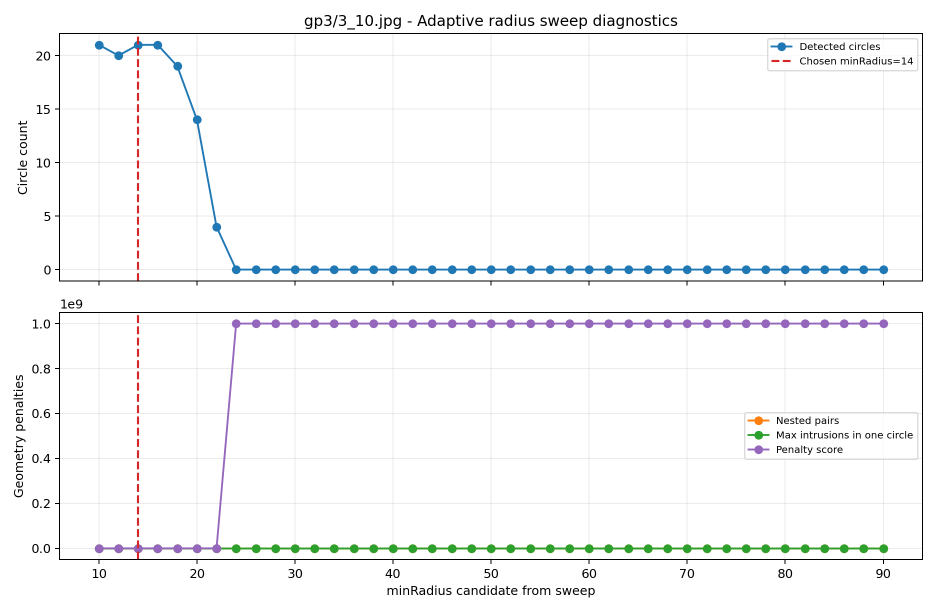
#> input picture presentation/overleaf_upload/assets/generated/case_gp3_3_10_sweep_diagnostics.png, 1872 x 1224 px (shown at 1/2 size); its folder holds only this picture in this run
$ python -i preprocessing.py   (imports and definitions only)
#> lines starting #> are read from the running program, lines starting #| are printed output that depends on the picture
from __future__ import annotations

import cv2
import numpy as np

from .config import ContourSettings


# [26 lines left out: functions resize_if_needed, prepare_gray, not called in this run]


def build_edge_map(gray: np.ndarray, *, threshold1: int = 60, threshold2: int = 150) -> np.ndarray:
    """Canny edges are used for texture/complexity scoring (policy features)."""
    return cv2.Canny(gray, threshold1=int(threshold1), threshold2=int(threshold2))


# [19 lines left out: function build_binary_mask, not called in this run]


def normalize_color_for_classification(
    img_bgr: np.ndarray,
    *,
    grayworld_white_balance: bool = True,
    clahe_clip_limit: float = 2.5,
    clahe_tile_grid: int = 8,
    denoise_kernel_size: int = 5,
) -> np.ndarray:
    """Normalize color dynamic range for more stable material/color inference."""
    if img_bgr is None or img_bgr.size == 0:
        return img_bgr

    out = img_bgr.copy()
    if bool(grayworld_white_balance):
        out = _grayworld_white_balance(out)

    lab = cv2.cvtColor(out, cv2.COLOR_BGR2LAB)
    l, a, b = cv2.split(lab)
    tile = max(2, int(clahe_tile_grid))
    clahe = cv2.createCLAHE(
        clipLimit=float(max(0.5, clahe_clip_limit)),
        tileGridSize=(tile, tile),
    )
    l_eq = clahe.apply(l)
    out = cv2.cvtColor(cv2.merge((l_eq, a, b)), cv2.COLOR_LAB2BGR)

    k = _odd(max(1, int(denoise_kernel_size)))
    out = cv2.medianBlur(out, k)
    return out


# [9 lines left out: function _border_mask, not called in this run]


def _odd(value: int) -> int:
    """OpenCV kernels for blur/morph are expected to be odd-sized."""
    v = int(max(1, value))
    return v if v % 2 == 1 else v + 1


def _grayworld_white_balance(img_bgr: np.ndarray) -> np.ndarray:
    """Simple gray-world white balance to reduce global color cast."""
    img_f = img_bgr.astype(np.float32)
    channel_means = np.mean(img_f.reshape(-1, 3), axis=0)
    gray_mean = float(np.mean(channel_means))
    scales = gray_mean / np.maximum(channel_means, 1e-6)
    balanced = img_f * scales
    return np.clip(balanced, 0, 255).astype(np.uint8)

>>> import cv2
>>> picture = cv2.imread('../presentation/overleaf_upload/assets/generated/case_gp3_3_10_sweep_diagnostics.png')
#> picture is the input picture: shape (1224, 1872, 3); mean B, G, R 248.4, 248.1, 247.5
>>> result = normalize_color_for_classification(picture)
#> in _grayworld_white_balance, `channel_means = np.mean(img_f.reshape(-1, 3), axis=0)`: channel_means = [249.2, 248.8, 248.4]
#> in _grayworld_white_balance, `gray_mean = float(np.mean(channel_means))`: gray_mean = 248.8
#> in _grayworld_white_balance, `scales = gray_mean / np.maximum(channel_means, 1e-6)`: scales = [0.998, 1, 1]
#> in normalize_color_for_classification, `lab = cv2.cvtColor(out, cv2.COLOR_BGR2LAB)`: lab: shape (1224, 1872, 3); mean of channels 0, 1, 2 248.4, 128, 127.8
#> in normalize_color_for_classification, `l, a, b = cv2.split(lab)`:
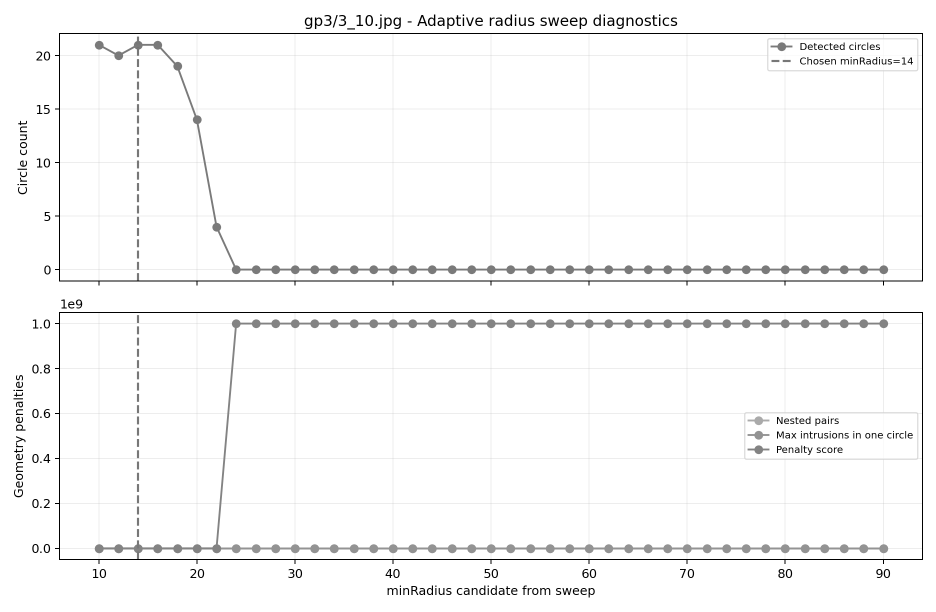
#> l: shape (1224, 1872) (shown at 1/2 size); min 0, max 255, mean 248.4
#> in normalize_color_for_classification, `l, a, b = cv2.split(lab)`:
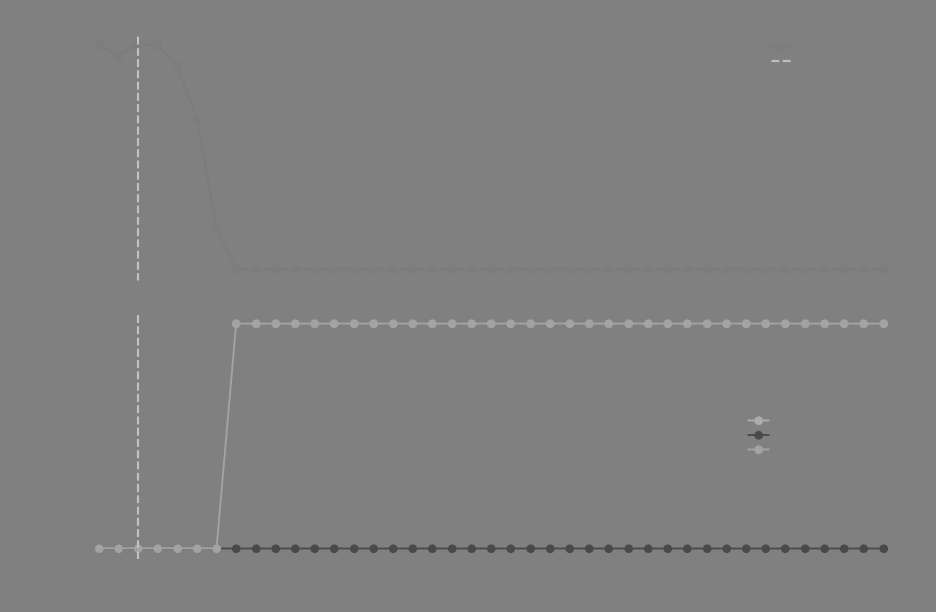
#> a: shape (1224, 1872) (shown at 1/2 size); min 74, max 193, mean 128
#> in normalize_color_for_classification, `out = cv2.medianBlur(out, k)`:
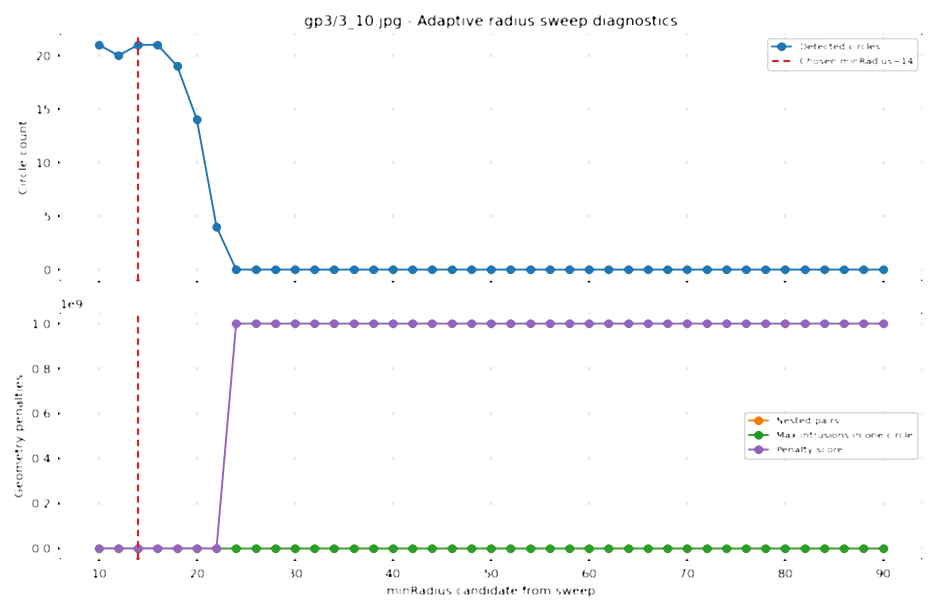
#> out: shape (1224, 1872, 3) (shown at 1/2 size); mean B, G, R 251.5, 251.2, 250.6

$ run again, on presentation/overleaf_upload/assets/generated/case_gp5_10_assumed_item6.png
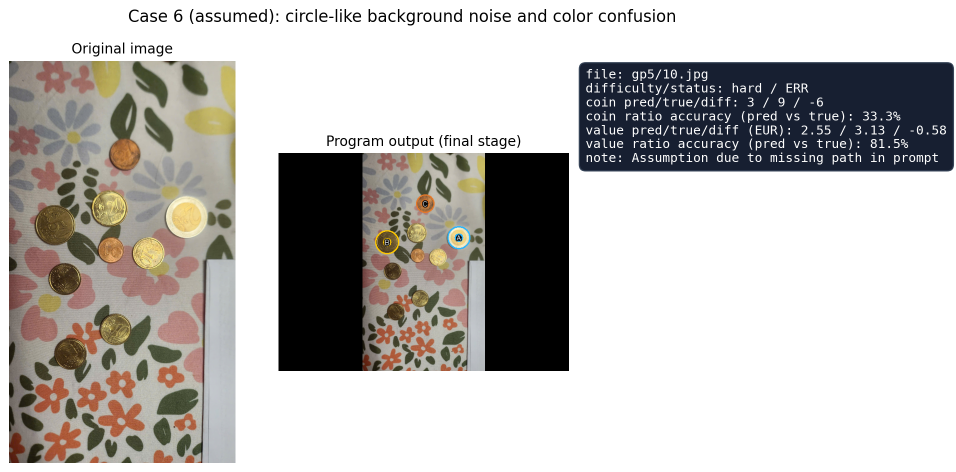
#> input picture presentation/overleaf_upload/assets/generated/case_gp5_10_assumed_item6.png, 1912 x 944 px (shown at 1/2 size)
#> picture is the input picture: shape (944, 1912, 3); mean B, G, R 181.8, 184.5, 187.2
#> channel_means = [182.3, 185.2, 187.9]
#> gray_mean = 185.1
#> scales = [1.02, 1, 0.985]
#> lab: shape (944, 1912, 3); mean of channels 0, 1, 2 186.1, 128.3, 128.7
#> in normalize_color_for_classification, `l, a, b = cv2.split(lab)`:
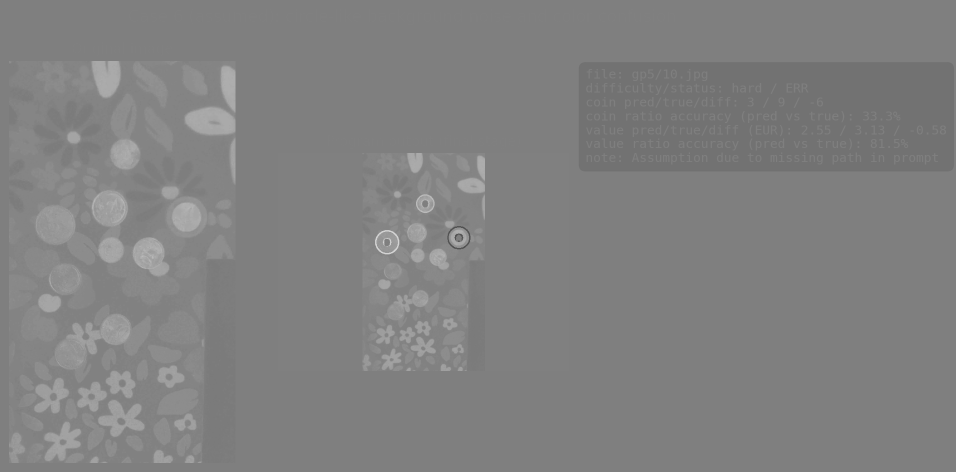
#> b: shape (944, 1912) (shown at 1/2 size); min 80, max 212, mean 128.7
#> in normalize_color_for_classification, `out = cv2.medianBlur(out, k)`:
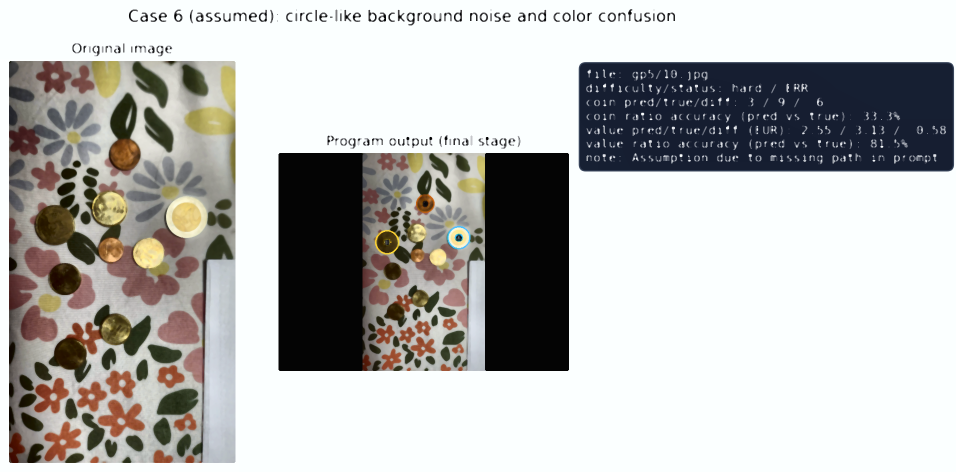
#> out: shape (944, 1912, 3) (shown at 1/2 size); mean B, G, R 181, 182.8, 182.5

$ run again, on presentation/overleaf_upload/assets/generated/error_scatter.png
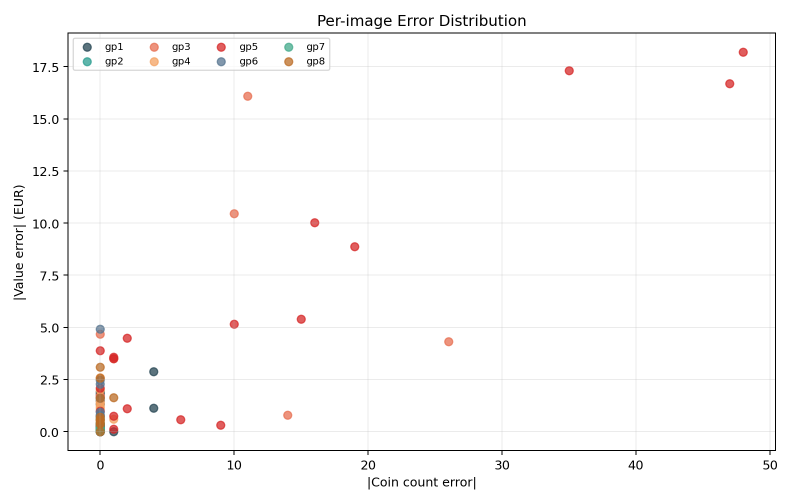
#> input picture presentation/overleaf_upload/assets/generated/error_scatter.png, 1584 x 1007 px (shown at 1/2 size)
#> picture is the input picture: shape (1007, 1584, 3); mean B, G, R 250.6, 250.7, 251.2
#> channel_means = [251.5, 251.6, 252.1]
#> gray_mean = 251.7
#> scales = [1, 1, 0.998]
#> lab: shape (1007, 1584, 3); mean of channels 0, 1, 2 251, 128.2, 128.2
#> in normalize_color_for_classification, `l, a, b = cv2.split(lab)`:
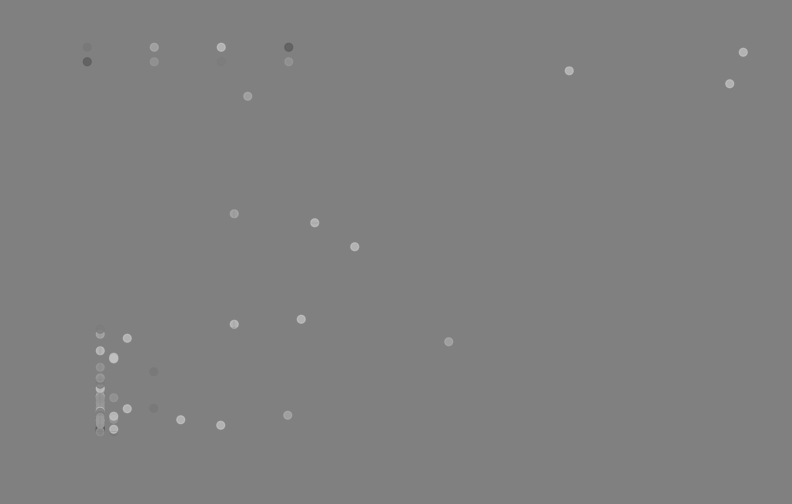
#> a: shape (1007, 1584) (shown at 1/2 size); min 91, max 193, mean 128.2
#> in normalize_color_for_classification, `out = cv2.medianBlur(out, k)`:
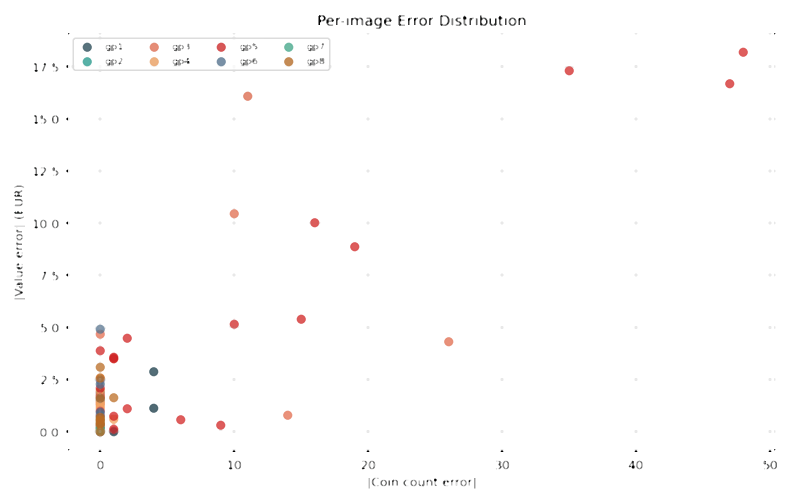
#> out: shape (1007, 1584, 3) (shown at 1/2 size); mean B, G, R 253, 253.1, 253.6

$ run again, on presentation/overleaf_upload/assets/generated/group_hard_share.png
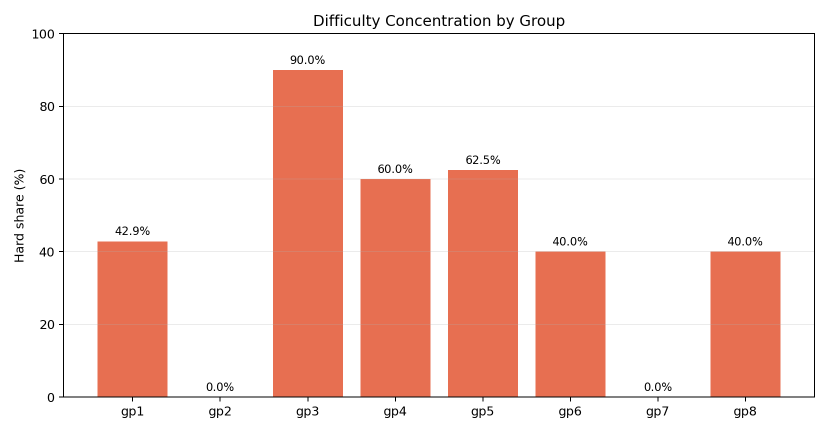
#> input picture presentation/overleaf_upload/assets/generated/group_hard_share.png, 1655 x 864 px (shown at 1/2 size)
#> picture is the input picture: shape (864, 1655, 3); mean B, G, R 210.1, 217.2, 245.7
#> channel_means = [210.7, 217.7, 244.9]
#> gray_mean = 224.4
#> scales = [1.07, 1.03, 0.916]
#> lab: shape (864, 1655, 3); mean of channels 0, 1, 2 223.3, 131.1, 134
#> in normalize_color_for_classification, `l, a, b = cv2.split(lab)`:
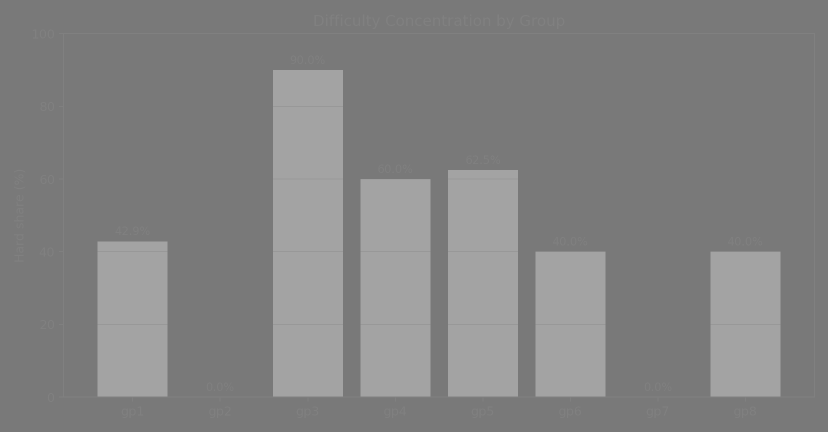
#> a: shape (864, 1655) (shown at 1/2 size); min 119, max 163, mean 131.1
#> in normalize_color_for_classification, `out = cv2.medianBlur(out, k)`:
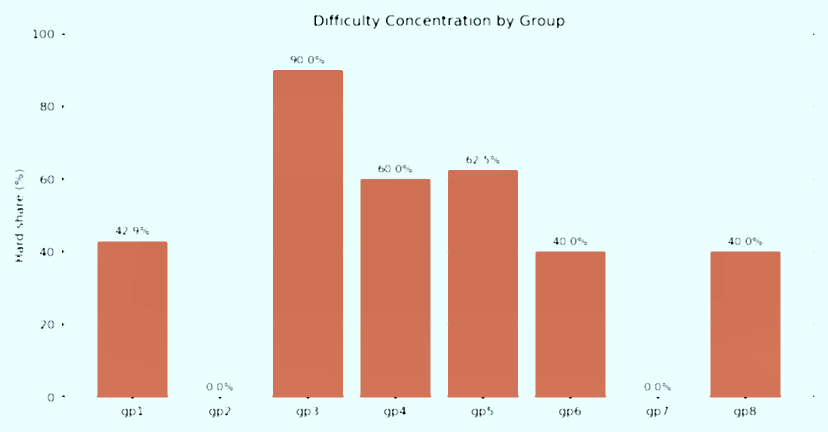
#> out: shape (864, 1655, 3) (shown at 1/2 size); mean B, G, R 212.6, 220, 226.9
